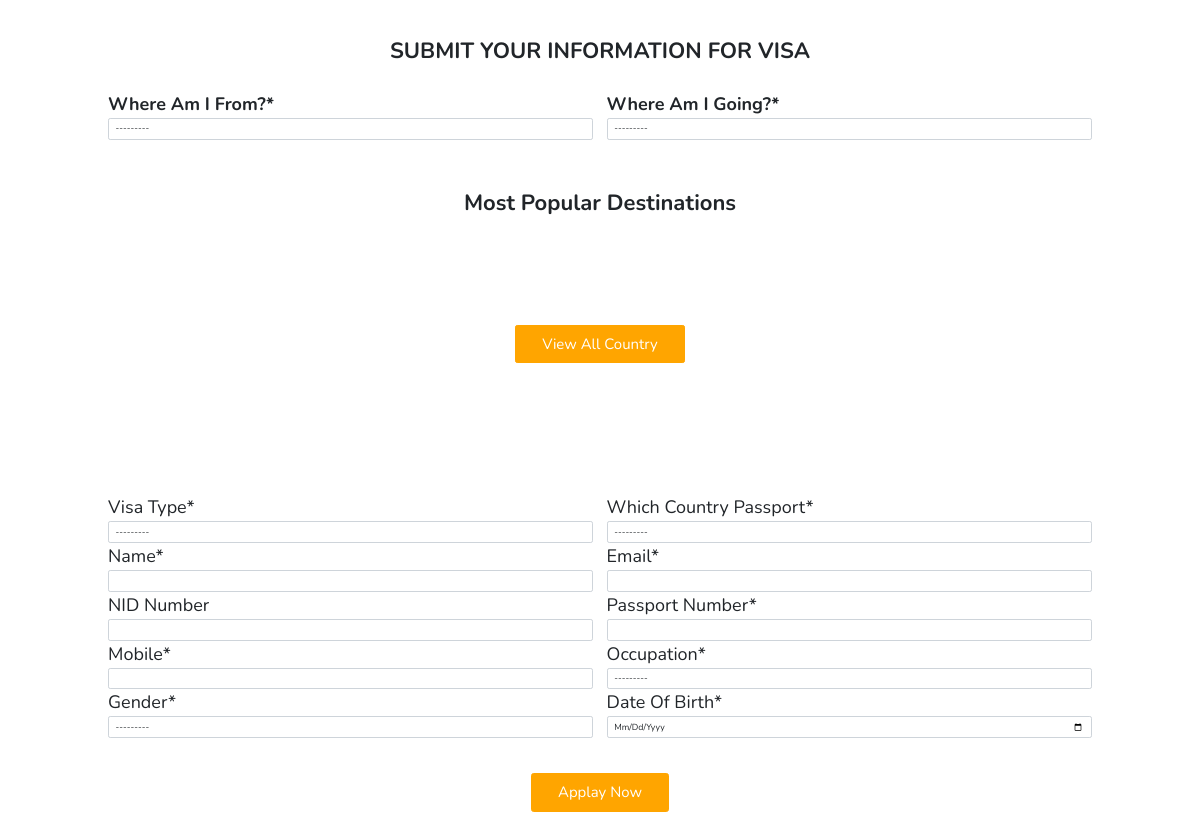
Page /services/visa/ (middle part) on the earlier database version.
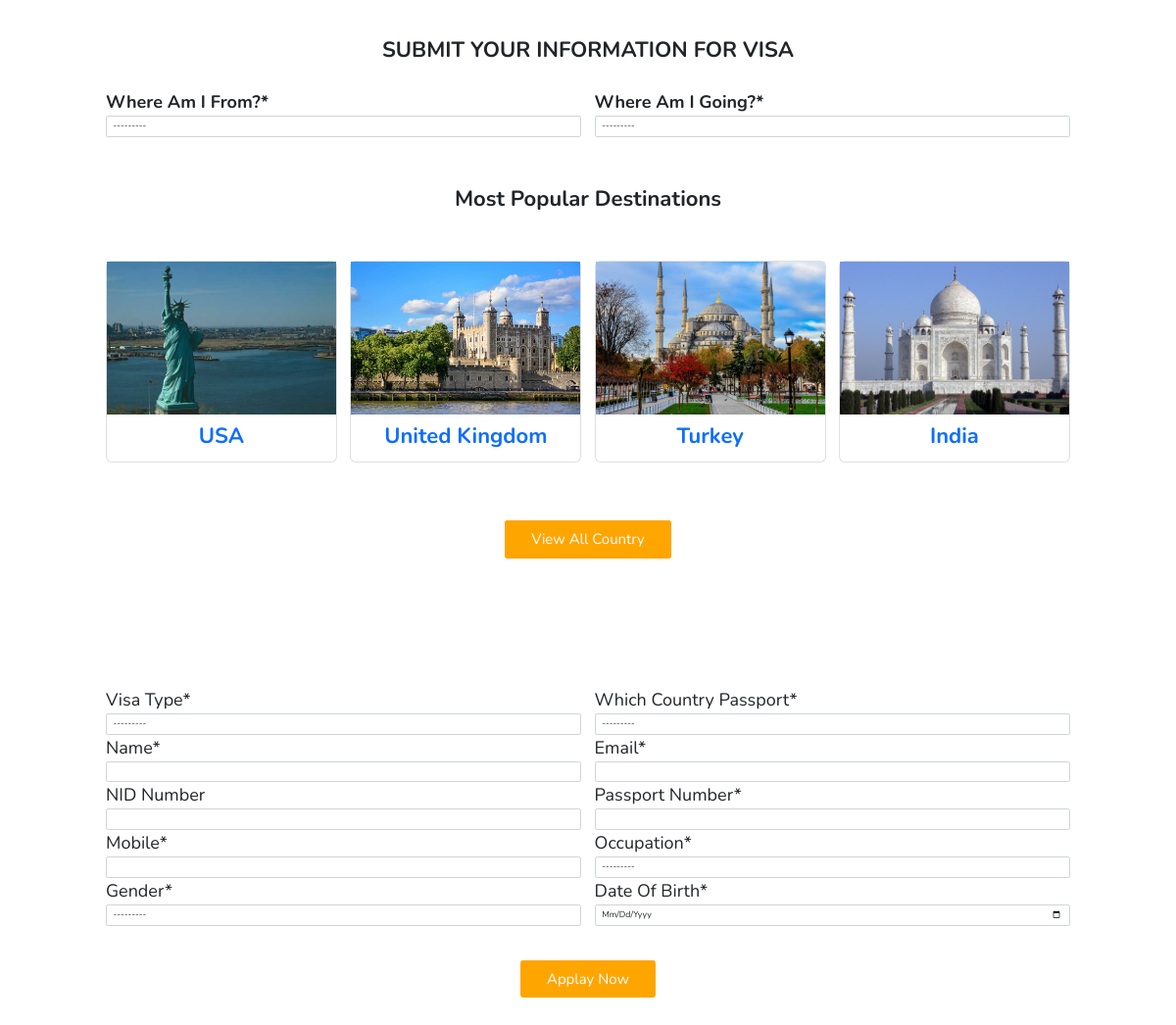
Same page on the later database version.
### services_app/models.py (models this page shows, shortened)
class Popular_Destination(models.Model):
    name = models.CharField(max_length=50)
    description = RichTextField(blank=True, null=True)
    feature_image = models.ImageField(upload_to='flag_images')
    slug = models.SlugField(max_length=255, unique=True)
    class Meta:
        ordering = ['name',]

### services_app/views.py (the view)
# urls.py: path('visa/', views.visa, name='visa'),
def visa(request):
    form = VisaForm()
    registered = False
    all_country = Country.objects.all().order_by('-id')
    popular_destination = Popular_Destination.objects.all().order_by('-id')
    if request.method == "POST":
        form = VisaForm(data=request.POST)
        if form.is_valid():
            form.save()
            registered = True
            form = VisaForm()
    diction = {'form':form, 'all_country':all_country, 'registered':registered, 'popular_destination':popular_destination}
    return render(request,'services_app/visa.html', context = diction)

### services_app/forms.py
class VisaForm(forms.ModelForm):
    date_of_birth = forms.DateField(widget = NumberInput(attrs={'type': 'date'}))
    class Meta:
        model = Visa
        fields = ['where_from', 'where_going', 'visa_type', 'which_country_passport', 'name', 'email', 'mobile', 'passport_number', 'nid_number', 'occupation', 'gender', 'date_of_birth']

### services_app/models.py (called while the page is built)
    def __str__(self):
        return str(self.name)

### templates/services_app/visa.html (shortened to what this page needs)
<link href="https://cdn.jsdelivr.net/npm/bootstrap@5.0.2/dist/css/bootstrap.min.css" rel="stylesheet"
 />
{% extends 'base.html' %}
{% load static %}
{% block body %}
{% load crispy_forms_tags %}
{% load widget_tweaks %}
<section class="img-fluid">
</section>
<section>
  <div class="row">
    <div class="col-12 pt-2">
      <div>
        <h1 class="text-center mb-5" style="font-weight: bold;">SUBMIT YOUR INFORMATION FOR VISA</h1>
        <form method="POST">
          <div class="row fw-bold">
            <div class="col-12 col-lg-6">
              {{ form.where_from|as_crispy_field }}
            </div>
            <div class="col-12 col-lg-6">
              {{ form.where_going|as_crispy_field }}
            </div>
          </div>
          <div style="margin-top: 50px;">
            <h1 class="text-center mb-5" style="font-weight: bold;">Most Popular Destinations</h1>
          </div>
          <div class="row" style="margin-top: 50px; margin-bottom: 50px;">
            {% for destination in popular_destination %}
            <div class="col-12 col-lg-3">
              <div class="card">
                <div class="bg-image hover-overlay ripple" data-mdb-ripple-color="light">
                  <a href="{% url 'services_app:destination_details' slug=destination.slug %}"><img src="{{ destination.feature_image.url }}" class="img-fluid"/></a>
                </div>
                <div class="card-body">
                  <a href="{% url 'services_app:destination_details' slug=destination.slug %}" style="text-decoration: none;"><h1 class="card-title" style="text-align: center; font-weight: bold;">{{ destination.name }}</h1></a>
                </div>
              </div>
            </div>
            {% endfor %}
          </div>
          <div class="text-center" style="margin-bottom: 50px;">
            <button onclick="myFunction()" type="button" class="btn btn-primary">View All Country</button>
          </div>
          <br>
          <br>
          <br>
          <div class="row">
            <div class="col-12 col-lg-6">
              {{ form.visa_type|as_crispy_field }}
            </div>
            <div class="col-12 col-lg-6">
              {{ form.which_country_passport|as_crispy_field }}
            </div>
          </div>
          <div class="row">
            <div class="col-12 col-lg-6">
              {{ form.name|as_crispy_field }}
            </div>
            <div class="col-12 col-lg-6">
              {{ form.email|as_crispy_field }}
            </div>
          </div>
          <div class="row">
            <div class="col-12 col-lg-6">
              {{ form.nid_number|as_crispy_field }}
            </div>
            <div class="col-12 col-lg-6">
              {{ form.passport_number|as_crispy_field }}
            </div>
          </div>
          <div class="row">
            <div class="col-12 col-lg-6">
              {{ form.mobile|as_crispy_field }}
            </div>
            <div class="col-12 col-lg-6">
              {{ form.occupation|as_crispy_field }}
            </div>
          </div>
          <div class="row">
            <div class="col-12 col-lg-6">
              {{ form.gender|as_crispy_field }}
            </div>
            <div class="col-12 col-lg-6">
              {{ form.date_of_birth|as_crispy_field }}
            </div>
          </div>
          <div class="text-center mt-5">
            <button type="submit" class="btn btn-outline-primary btn-lg">Applay Now</button>
          </div>
        </form>
      </div>
    </div>
  </div>
</section>
<section>
</section>
{% endblock %}

### templates/base.html (shortened to what this page needs)
<!DOCTYPE html>
<html lang="en">
<head>
    {% load static %}
    <link rel="stylesheet" href="https://unpkg.com/swiper/swiper-bundle.min.css" />
    <link rel="stylesheet" href="https://cdnjs.cloudflare.com/ajax/libs/font-awesome/5.15.3/css/all.min.css">
    <link rel="stylesheet" href="{% static 'css/style.css' %}">
</head>
<body>
    {% block body %}
    {% endblock %}
</body>
</html>

### static/css/style.css (style rules this page uses)
:root { --orange:#ffa500; }
* { font-family: 'Nunito', sans-serif; margin:0; padding:0; box-sizing: border-box; text-transform: capitalize; outline: none; border:none; text-decoration: none; transition: all .2s linear; font-size: large; }
html { font-size: 75%; overflow-x: hidden; scroll-padding-top: 6rem; scroll-behavior: smooth; }
section { padding:2rem 9%; }
@media (max-width:1200px) { html { font-size: 55%; } }

### templates/services_app/visa.html (style rules this page uses)
.card { border-radius: 0.7rem; }
.btn { display: inline-block; margin-top: 1rem; background:var(--orange); color:#fff; padding:.8rem 3rem; border:.2rem solid var(--orange); cursor: pointer; font-size: 1.7rem; }

Differences in the rows shown:
added Popular_Destination: feature_image (picture), name "USA"
added Popular_Destination: feature_image (picture), name "United Kingdom"
added Popular_Destination: feature_image (picture), name "Turkey"
added Popular_Destination: feature_image (picture), name "India"
